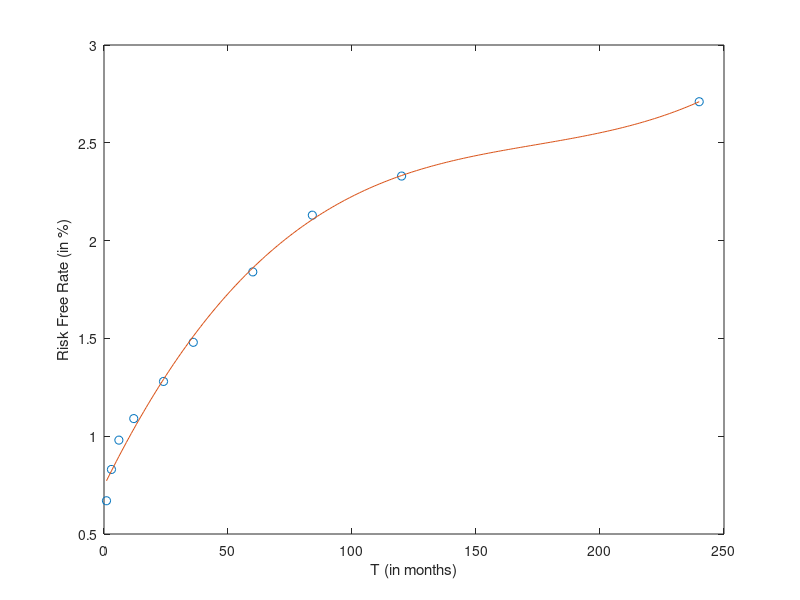

MATLAB code to generate this figure:

payments_per_year = 12;

% Risk free rate interpolation
risk_free_rate = zeros(1, 20 * payments_per_year);
risk_free_rate(:,:) = NaN;
risk_free_rate(20*payments_per_year) = 2.71;
risk_free_rate(10*payments_per_year) = 2.33;
risk_free_rate(7*payments_per_year) = 2.13;
risk_free_rate(5*payments_per_year) = 1.84;
risk_free_rate(3*payments_per_year) = 1.48;
risk_free_rate(2*payments_per_year) = 1.28;
risk_free_rate(1*payments_per_year) = 1.09;
risk_free_rate(0.5*payments_per_year) = 0.98;
risk_free_rate(0.25*payments_per_year) = 0.83;
risk_free_rate((1/12)*payments_per_year) = 0.67;

idxValid = ~isnan(risk_free_rate);

x = linspace(1,20*12,20*12);
p = polyfit(x(idxValid),risk_free_rate(idxValid),3);

risk_free_rate_interpolation = polyval(p,x);

figure
plot(x,risk_free_rate,'o')
hold on
plot(x,risk_free_rate_interpolation)
xlabel('T (in months)');
ylabel('Risk Free Rate (in %)');
hold off
risk_free_rate_interpolation = risk_free_rate_interpolation / 100;
save('rfr.mat', 'risk_free_rate_interpolation');

